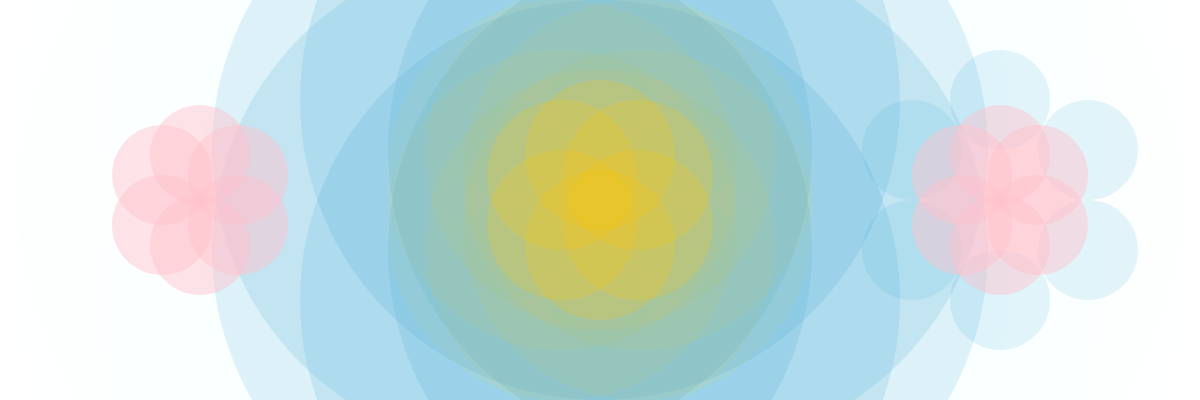
Frame 1 (no input)
Frame 60 (no input): identical to frame 1, image omitted
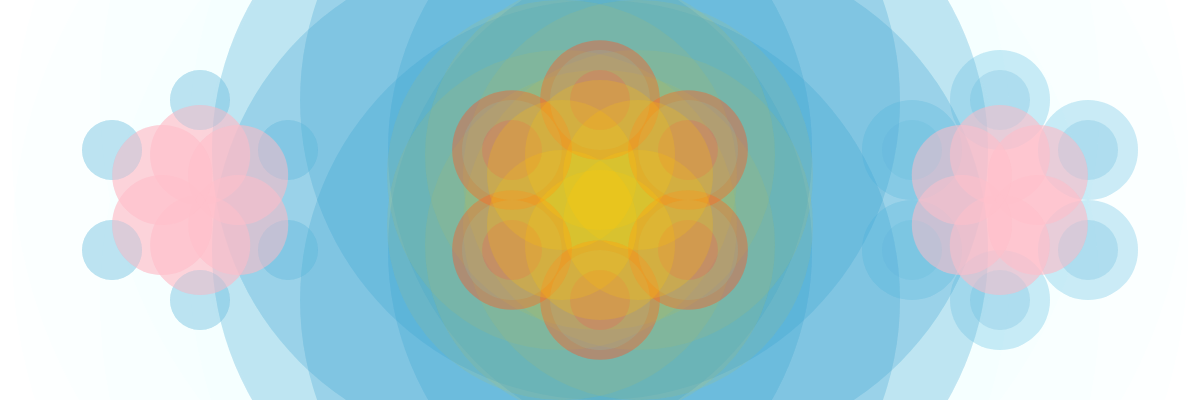
Frame 120 (the mouse pressed at the canvas centre since frame 60)

The p5.js sketch that drew these frames (run headless with seeded random() and noise() and a simulated clock; from frame 60 on, the mouse is pressed at the canvas centre):

// p5.js sketch
// ── sketch.js
let xPos1_1;
let xPos1_2;
let xPos1_3;
let xPos2_1;
let xPos2_2;
let xPos2_3;

function setup() {
  xPos1_1 = 200;
  xPos1_2 = 238;
  xPos1_3 = 162;

  xPos2_1 = 1000;
  xPos2_2 = 1038;
  xPos2_3 = 962;
  createCanvas(1200, 400);
  background(255);

}

function draw() {
  


}

function mouseMoved() {
  PeaceToLove();

}

function PeaceToLove() {


  //Left

  fill("#97CBE142")
  noStroke();
  ellipse(200, 100, frameCount % 150);
  ellipse(288, 150, frameCount % 150);
  ellipse(288, 250, frameCount % 150);
  ellipse(200, 300, frameCount % 150);
  ellipse(112, 250, frameCount % 150);
  ellipse(112, 150, frameCount % 150);


  fill("#72C2E430")
  noStroke();
  ellipse(200, 100, frameCount % 250);
  ellipse(288, 150, frameCount % 250);
  ellipse(288, 250, frameCount % 250);
  ellipse(200, 300, frameCount % 250);
  ellipse(112, 250, frameCount % 250);
  ellipse(112, 150, frameCount % 250);


  fill('#72C2E430');
  noStroke();
  ellipse(200, 100, frameCount % 100);
  ellipse(288, 150, frameCount % 100);
  ellipse(288, 250, frameCount % 100);
  ellipse(200, 300, frameCount % 100);
  ellipse(112, 250, frameCount % 100);
  ellipse(112, 150, frameCount % 100);


  //


  //Right 

  fill("#97CBE142")
  noStroke();
  ellipse(1000, 100, frameCount % 150);
  ellipse(1088, 150, frameCount % 150);
  ellipse(1088, 250, frameCount % 150);
  ellipse(1000, 300, frameCount % 150);
  ellipse(912, 250, frameCount % 150);
  ellipse(912, 150, frameCount % 150);


  fill("#72C2E430")
  noStroke();
  ellipse(1000, 100, frameCount % 250);
  ellipse(1088, 150, frameCount % 250);
  ellipse(1088, 250, frameCount % 250);
  ellipse(1000, 300, frameCount % 250);
  ellipse(912, 250, frameCount % 250);
  ellipse(912, 150, frameCount % 250);


  fill('#72C2E430')
  noStroke();
  ellipse(1000, 100, 100);
  ellipse(1088, 150, 100);
  ellipse(1088, 250, 100);
  ellipse(1000, 300, 100);
  ellipse(912, 250, 100);
  ellipse(912, 150, 100);






  //Central 


  fill("#97CBE130")
  noStroke();
  ellipse(600, 100, frameCount % 500);
  ellipse(688, 150, frameCount % 500);
  ellipse(688, 250, frameCount % 500);
  ellipse(600, 300, frameCount % 500);
  ellipse(512, 250, frameCount % 500);
  ellipse(512, 150, frameCount % 500);


  fill("#97CBE102")
  noStroke();
  ellipse(600, 100, 1000);
  ellipse(688, 150, 1000);
  ellipse(688, 250, 1000);
  ellipse(600, 300, 1000);
  ellipse(512, 250, 1000);
  ellipse(512, 150, 1000);



  fill("#3AA0CD26")
  noStroke();
  ellipse(600, 100, 600);
  ellipse(688, 150, 600);
  ellipse(688, 250, 600);
  ellipse(600, 300, 600);
  ellipse(512, 250, 600);
  ellipse(512, 150, 600);


  fill("#F443366D")
  noStroke();
  ellipse(600, 100, sin(frameCount / 500) * 1000);
  ellipse(688, 150, sin(frameCount / 500) * 1000);
  ellipse(688, 250, sin(frameCount / 500) * 1000);
  ellipse(600, 300, sin(frameCount / 500) * 1000);
  ellipse(512, 250, sin(frameCount / 500) * 1000);
  ellipse(512, 150, sin(frameCount / 500) * 1000);



  fill("#E91E6351")
  noStroke();
  ellipse(600, 100, sin(frameCount / 600) * 600);
  ellipse(688, 150, sin(frameCount / 600) * 600);
  ellipse(688, 250, sin(frameCount / 600) * 600);
  ellipse(600, 300, sin(frameCount / 600) * 600);
  ellipse(512, 250, sin(frameCount / 600) * 600);
  ellipse(512, 150, sin(frameCount / 600) * 600);



  fill('#72C2E430')
  noStroke();
  ellipse(600, 100, 100);
  ellipse(688, 150, 100);
  ellipse(688, 250, 100);
  ellipse(600, 300, 100);
  ellipse(512, 250, 100);
  ellipse(512, 150, 100);

  fill('#FFC10733')
  noStroke();
  ellipse(600, 155, 150);
  ellipse(638, 175, 150);
  ellipse(638, 225, 150);
  ellipse(600, 245, 150);
  ellipse(562, 225, 150);
  ellipse(562, 175, 150);

  fill('#FFC1070F')
  noStroke();
  ellipse(600, 155, 350);
  ellipse(638, 175, 350);
  ellipse(638, 225, 350);
  ellipse(600, 245, 350);
  ellipse(562, 225, 350);
  ellipse(562, 175, 350);


  ////LeftPinkHex

  fill('rgba(255,192,203,0.46)');
  noStroke();
  ellipse(xPos1_1, 155, 100);
  xPos1_1 = xPos1_1 + 0.1;
  if (xPos1_1 > 599) {
    xPos1_1 = 600;
  }
  ellipse(xPos1_2, 175, 100);
  xPos1_2 = xPos1_2 + 0.1;
  if (xPos1_2 > 637) {
    xPos1_2 = 638;
  }
  ellipse(xPos1_2, 225, 100);
  xPos1_2 = xPos1_2 + 0.1;
  if (xPos1_2 > 637) {
    xPos1_2 = 638;
  }

  ellipse(xPos1_1, 245, 100);
  xPos1_1 = xPos1_1 + 0.1;
  if (xPos1_1 > 599) {
    xPos1_1 = 600;
  }
  ellipse(xPos1_3, 225, 100);
  xPos1_3 = xPos1_3 + 0.1;
  if (xPos1_3 > 561) {
    xPos1_3 = 562;
  }


  ellipse(xPos1_3, 175, 100);
  xPos1_3 = xPos1_3 + 0.1;
  if (xPos1_3 > 561) {
    xPos1_3 = 562;
  }






  ////RightPinkHex

  fill('rgba(255,192,203,0.46)')
  noStroke();
  ellipse(xPos2_1, 155, 100);
  xPos2_1 = xPos2_1 - 0.1;
  if (xPos2_1 < 601) {
    xPos2_1 = 600;
  }
  ellipse(xPos2_2, 175, 100);
  xPos2_2 = xPos2_2 - 0.11;
  if (xPos2_2 < 639) {
    xPos2_2 = 638;
  }
  ellipse(xPos2_2, 225, 100);
  xPos2_2 = xPos2_2 - 0.1;
  if (xPos2_2 < 639) {
    xPos2_2 = 638;
  }
  ellipse(xPos2_1, 245, 100);
  xPos2_1 = xPos2_1 - 0.1;
  if (xPos2_1 < 601) {
    xPos2_1 = 600;
  }
  ellipse(xPos2_3, 225, 100);
  xPos2_3 = xPos2_3 - 0.1;
  if (xPos2_3 < 563) {
    xPos2_3 = 562;
  }
  ellipse(xPos2_3, 175, 100);
  xPos2_3 = xPos2_3 - 0.1;
  if (xPos2_3 < 563) {
    xPos2_3 = 562;
  }






}
